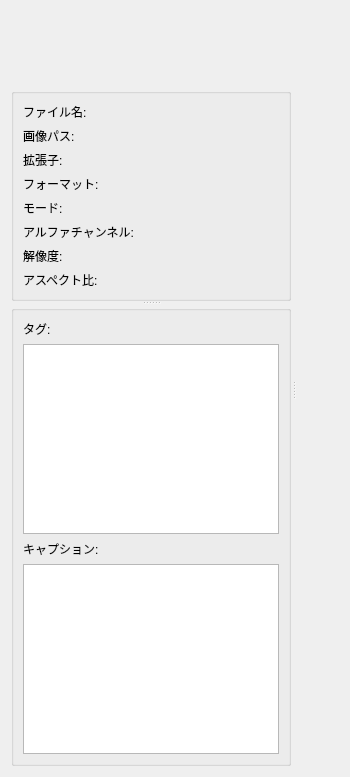
<?xml version='1.0' encoding='utf-8'?>
<ui version="4.0">
 <class>DatasetOverviewWidget</class>
 <widget class="QWidget" name="DatasetOverviewWidget">
  <property name="geometry">
   <rect>
    <x>0</x>
    <y>0</y>
    <width>350</width>
    <height>777</height>
   </rect>
  </property>
  <property name="sizePolicy">
   <sizepolicy hsizetype="Expanding" vsizetype="Expanding">
    <horstretch>1</horstretch>
    <verstretch>0</verstretch>
   </sizepolicy>
  </property>
  <property name="windowTitle">
   <string>Dataset Overview</string>
  </property>
  <layout class="QVBoxLayout" name="verticalLayout_3">
   <item>
    <widget class="QSplitter" name="mainSplitter">
     <property name="sizePolicy">
      <sizepolicy hsizetype="Expanding" vsizetype="Expanding">
       <horstretch>2</horstretch>
       <verstretch>1</verstretch>
      </sizepolicy>
     </property>
     <property name="orientation">
      <enum>Qt::Orientation::Horizontal</enum>
     </property>
     <property name="handleWidth">
      <number>5</number>
     </property>
     <widget class="QWidget" name="infoContainer" native="true">
      <property name="sizePolicy">
       <sizepolicy hsizetype="Expanding" vsizetype="Expanding">
        <horstretch>0</horstretch>
        <verstretch>1</verstretch>
       </sizepolicy>
      </property>
      <property name="minimumSize">
       <size>
        <width>0</width>
        <height>0</height>
       </size>
      </property>
      <layout class="QVBoxLayout" name="verticalLayout_2">
       <item>
        <widget class="TagFilterWidget" name="dbSearchWidget" native="true">
         <property name="sizePolicy">
          <sizepolicy hsizetype="Expanding" vsizetype="Expanding">
           <horstretch>1</horstretch>
           <verstretch>0</verstretch>
          </sizepolicy>
         </property>
        </widget>
       </item>
       <item>
        <widget class="QSplitter" name="infoSplitter">
         <property name="sizePolicy">
          <sizepolicy hsizetype="Expanding" vsizetype="Expanding">
           <horstretch>0</horstretch>
           <verstretch>0</verstretch>
          </sizepolicy>
         </property>
         <property name="orientation">
          <enum>Qt::Orientation::Vertical</enum>
         </property>
         <widget class="QGroupBox" name="metadataGroupBox">
          <property name="sizePolicy">
           <sizepolicy hsizetype="Expanding" vsizetype="Expanding">
            <horstretch>0</horstretch>
            <verstretch>0</verstretch>
           </sizepolicy>
          </property>
          <property name="minimumSize">
           <size>
            <width>0</width>
            <height>0</height>
           </size>
          </property>
          <property name="title">
           <string />
          </property>
          <layout class="QFormLayout" name="metadataLayout">
           <item row="0" column="0">
            <widget class="QLabel" name="fileNameLabel">
             <property name="text">
              <string>ファイル名:</string>
             </property>
             <property name="sizePolicy">
              <sizepolicy hsizetype="Preferred" vsizetype="Fixed">
               <horstretch>0</horstretch>
               <verstretch>0</verstretch>
              </sizepolicy>
             </property>
            </widget>
           </item>
           <item row="0" column="1">
            <widget class="QLabel" name="fileNameValueLabel">
             <property name="sizePolicy">
              <sizepolicy hsizetype="Preferred" vsizetype="Fixed">
               <horstretch>0</horstretch>
               <verstretch>0</verstretch>
              </sizepolicy>
             </property>
            </widget>
           </item>
           <item row="1" column="0">
            <widget class="QLabel" name="imagePathLabel">
             <property name="text">
              <string>画像パス:</string>
             </property>
             <property name="sizePolicy">
              <sizepolicy hsizetype="Preferred" vsizetype="Fixed">
               <horstretch>0</horstretch>
               <verstretch>0</verstretch>
              </sizepolicy>
             </property>
            </widget>
           </item>
           <item row="1" column="1">
            <widget class="QLabel" name="imagePathValueLabel">
             <property name="sizePolicy">
              <sizepolicy hsizetype="Preferred" vsizetype="Fixed">
               <horstretch>0</horstretch>
               <verstretch>0</verstretch>
              </sizepolicy>
             </property>
            </widget>
           </item>
           <item row="2" column="0">
            <widget class="QLabel" name="extensionLabel">
             <property name="text">
              <string>拡張子:</string>
             </property>
             <property name="sizePolicy">
              <sizepolicy hsizetype="Preferred" vsizetype="Fixed">
               <horstretch>0</horstretch>
               <verstretch>0</verstretch>
              </sizepolicy>
             </property>
            </widget>
           </item>
           <item row="2" column="1">
            <widget class="QLabel" name="extensionValueLabel">
             <property name="sizePolicy">
              <sizepolicy hsizetype="Preferred" vsizetype="Fixed">
               <horstretch>0</horstretch>
               <verstretch>0</verstretch>
              </sizepolicy>
             </property>
            </widget>
           </item>
           <item row="3" column="0">
            <widget class="QLabel" name="formatLabel">
             <property name="text">
              <string>フォーマット:</string>
             </property>
             <property name="sizePolicy">
              <sizepolicy hsizetype="Preferred" vsizetype="Fixed">
               <horstretch>0</horstretch>
               <verstretch>0</verstretch>
              </sizepolicy>
             </property>
            </widget>
           </item>
           <item row="3" column="1">
            <widget class="QLabel" name="formatValueLabel">
             <property name="sizePolicy">
              <sizepolicy hsizetype="Preferred" vsizetype="Fixed">
               <horstretch>0</horstretch>
               <verstretch>0</verstretch>
              </sizepolicy>
             </property>
            </widget>
           </item>
           <item row="4" column="0">
            <widget class="QLabel" name="modeLabel">
             <property name="text">
              <string>モード:</string>
             </property>
             <property name="sizePolicy">
              <sizepolicy hsizetype="Preferred" vsizetype="Fixed">
               <horstretch>0</horstretch>
               <verstretch>0</verstretch>
              </sizepolicy>
             </property>
            </widget>
           </item>
           <item row="4" column="1">
            <widget class="QLabel" name="modeValueLabel">
             <property name="sizePolicy">
              <sizepolicy hsizetype="Preferred" vsizetype="Fixed">
               <horstretch>0</horstretch>
               <verstretch>0</verstretch>
              </sizepolicy>
             </property>
            </widget>
           </item>
           <item row="5" column="0">
            <widget class="QLabel" name="alphaChannelLabel">
             <property name="text">
              <string>アルファチャンネル:</string>
             </property>
             <property name="sizePolicy">
              <sizepolicy hsizetype="Preferred" vsizetype="Fixed">
               <horstretch>0</horstretch>
               <verstretch>0</verstretch>
              </sizepolicy>
             </property>
            </widget>
           </item>
           <item row="5" column="1">
            <widget class="QLabel" name="alphaChannelValueLabel">
             <property name="sizePolicy">
              <sizepolicy hsizetype="Preferred" vsizetype="Fixed">
               <horstretch>0</horstretch>
               <verstretch>0</verstretch>
              </sizepolicy>
             </property>
            </widget>
           </item>
           <item row="6" column="0">
            <widget class="QLabel" name="resolutionLabel">
             <property name="text">
              <string>解像度:</string>
             </property>
             <property name="sizePolicy">
              <sizepolicy hsizetype="Preferred" vsizetype="Fixed">
               <horstretch>0</horstretch>
               <verstretch>0</verstretch>
              </sizepolicy>
             </property>
            </widget>
           </item>
           <item row="6" column="1">
            <widget class="QLabel" name="resolutionValueLabel">
             <property name="sizePolicy">
              <sizepolicy hsizetype="Preferred" vsizetype="Fixed">
               <horstretch>0</horstretch>
               <verstretch>0</verstretch>
              </sizepolicy>
             </property>
            </widget>
           </item>
           <item row="7" column="0">
            <widget class="QLabel" name="aspectRatioLabel">
             <property name="text">
              <string>アスペクト比:</string>
             </property>
             <property name="sizePolicy">
              <sizepolicy hsizetype="Preferred" vsizetype="Fixed">
               <horstretch>0</horstretch>
               <verstretch>0</verstretch>
              </sizepolicy>
             </property>
            </widget>
           </item>
           <item row="7" column="1">
            <widget class="QLabel" name="aspectRatioValueLabel">
             <property name="sizePolicy">
              <sizepolicy hsizetype="Preferred" vsizetype="Fixed">
               <horstretch>0</horstretch>
               <verstretch>0</verstretch>
              </sizepolicy>
             </property>
            </widget>
           </item>
          </layout>
         </widget>
         <widget class="QGroupBox" name="annotationGroupBox">
          <property name="sizePolicy">
           <sizepolicy hsizetype="Expanding" vsizetype="Expanding">
            <horstretch>0</horstretch>
            <verstretch>0</verstretch>
           </sizepolicy>
          </property>
          <property name="title">
           <string />
          </property>
          <layout class="QGridLayout" name="gridLayout_2">
           <item row="1" column="0">
            <widget class="QTextEdit" name="tagsTextEdit">
             <property name="readOnly">
              <bool>true</bool>
             </property>
             <property name="sizePolicy">
              <sizepolicy hsizetype="Expanding" vsizetype="Expanding">
               <horstretch>0</horstretch>
               <verstretch>0</verstretch>
              </sizepolicy>
             </property>
            </widget>
           </item>
           <item row="3" column="0">
            <widget class="QTextEdit" name="captionTextEdit">
             <property name="readOnly">
              <bool>true</bool>
             </property>
             <property name="sizePolicy">
              <sizepolicy hsizetype="Expanding" vsizetype="Expanding">
               <horstretch>0</horstretch>
               <verstretch>0</verstretch>
              </sizepolicy>
             </property>
            </widget>
           </item>
           <item row="0" column="0">
            <widget class="QLabel" name="tagsLabel">
             <property name="text">
              <string>タグ:</string>
             </property>
             <property name="sizePolicy">
              <sizepolicy hsizetype="Preferred" vsizetype="Fixed">
               <horstretch>0</horstretch>
               <verstretch>0</verstretch>
              </sizepolicy>
             </property>
            </widget>
           </item>
           <item row="2" column="0">
            <widget class="QLabel" name="captionLabel">
             <property name="text">
              <string>キャプション:</string>
             </property>
             <property name="sizePolicy">
              <sizepolicy hsizetype="Preferred" vsizetype="Fixed">
               <horstretch>0</horstretch>
               <verstretch>0</verstretch>
              </sizepolicy>
             </property>
            </widget>
           </item>
          </layout>
         </widget>
        </widget>
       </item>
      </layout>
     </widget>
     <widget class="QWidget" name="imageContainer" native="true">
      <property name="sizePolicy">
       <sizepolicy hsizetype="Expanding" vsizetype="Expanding">
        <horstretch>1</horstretch>
        <verstretch>2</verstretch>
       </sizepolicy>
      </property>
      <property name="minimumSize">
       <size>
        <width>0</width>
        <height>0</height>
       </size>
      </property>
      <layout class="QVBoxLayout" name="verticalLayout">
       <item>
        <widget class="ImagePreviewWidget" name="ImagePreview" native="true">
         <property name="sizePolicy">
          <sizepolicy hsizetype="Expanding" vsizetype="Expanding">
           <horstretch>0</horstretch>
           <verstretch>0</verstretch>
          </sizepolicy>
         </property>
        </widget>
       </item>
       <item>
        <widget class="ThumbnailSelectorWidget" name="thumbnailSelector" native="true">
         <property name="sizePolicy">
          <sizepolicy hsizetype="Expanding" vsizetype="Expanding">
           <horstretch>0</horstretch>
           <verstretch>0</verstretch>
          </sizepolicy>
         </property>
        </widget>
       </item>
      </layout>
     </widget>
    </widget>
   </item>
  </layout>
 </widget>
 <customwidgets>
  <customwidget>
   <class>ImagePreviewWidget</class>
   <extends>QWidget</extends>
   <header>..widgets.image_preview</header>
   <container>1</container>
   <slots>
    <slot>load_image()</slot>
    <slot>update_model_options()</slot>
    <slot>send_vision_prompt()</slot>
   </slots>
  </customwidget>
  <customwidget>
   <class>ThumbnailSelectorWidget</class>
   <extends>QWidget</extends>
   <header>..widgets.thumbnail</header>
   <container>1</container>
   <slots>
    <signal>on_thumbnail_clicked()</signal>
    <signal>imageSelected()</signal>
   </slots>
  </customwidget>
  <customwidget>
   <class>TagFilterWidget</class>
   <extends>QWidget</extends>
   <header>..widgets.filter</header>
   <container>1</container>
  </customwidget>
 </customwidgets>
 <resources />
 <connections />
</ui>
